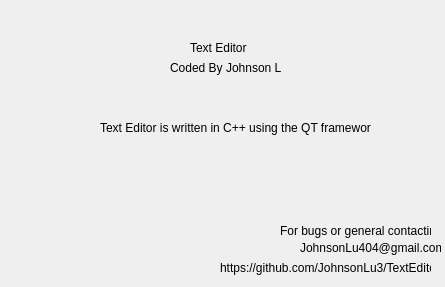
<?xml version="1.0" encoding="UTF-8"?>
<ui version="4.0">
 <class>About</class>
 <widget class="QDialog" name="About">
  <property name="geometry">
   <rect>
    <x>0</x>
    <y>0</y>
    <width>445</width>
    <height>287</height>
   </rect>
  </property>
  <property name="windowTitle">
   <string>Dialog</string>
  </property>
  <widget class="QLabel" name="label">
   <property name="geometry">
    <rect>
     <x>190</x>
     <y>40</y>
     <width>61</width>
     <height>16</height>
    </rect>
   </property>
   <property name="text">
    <string>Text Editor</string>
   </property>
  </widget>
  <widget class="QLabel" name="label_2">
   <property name="geometry">
    <rect>
     <x>170</x>
     <y>60</y>
     <width>111</width>
     <height>16</height>
    </rect>
   </property>
   <property name="text">
    <string>Coded By Johnson Lu</string>
   </property>
  </widget>
  <widget class="QLabel" name="label_3">
   <property name="geometry">
    <rect>
     <x>100</x>
     <y>120</y>
     <width>271</width>
     <height>16</height>
    </rect>
   </property>
   <property name="text">
    <string>Text Editor is written in C++ using the QT framework</string>
   </property>
  </widget>
  <widget class="QLabel" name="label_4">
   <property name="geometry">
    <rect>
     <x>220</x>
     <y>260</y>
     <width>211</width>
     <height>16</height>
    </rect>
   </property>
   <property name="text">
    <string>https://github.com/JohnsonLu3/TextEditor</string>
   </property>
  </widget>
  <widget class="QLabel" name="label_5">
   <property name="geometry">
    <rect>
     <x>300</x>
     <y>240</y>
     <width>141</width>
     <height>16</height>
    </rect>
   </property>
   <property name="text">
    <string>JohnsonLu404@gmail.com</string>
   </property>
  </widget>
  <widget class="QLabel" name="label_6">
   <property name="geometry">
    <rect>
     <x>280</x>
     <y>220</y>
     <width>151</width>
     <height>21</height>
    </rect>
   </property>
   <property name="text">
    <string>For bugs or general contacting</string>
   </property>
  </widget>
 </widget>
 <resources/>
 <connections/>
</ui>
